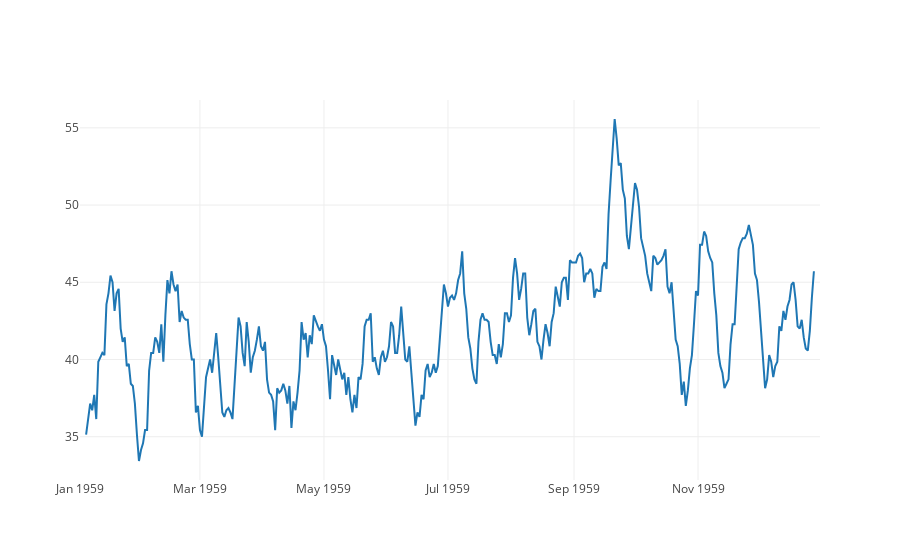

Notebook code for this chart:
### Code cell
fig = go.Figure(data=data)
iplot(fig)

### Figure 1 — Plotly figure (JSON) as saved in the notebook; plotly's stock layout.template omitted (floating-point values rounded to 4 significant figures; data arrays with more than 128 entries replaced by an {"elided": "..."} marker saying what was removed)
{"data": [{"type": "scatter", "uid": "b929e6bf-7bd2-4667-b0e0-8245f4f9ae6a", "x": {"elided": "365 str values"}, "y": {"elided": "365 float values"}}], "layout": {"autosize": true, "xaxis": {"autorange": true, "range": ["1959-01-01", "1959-12-31"], "type": "date"}, "yaxis": {"autorange": true, "range": [32.2, 56.8], "type": "linear"}}}
